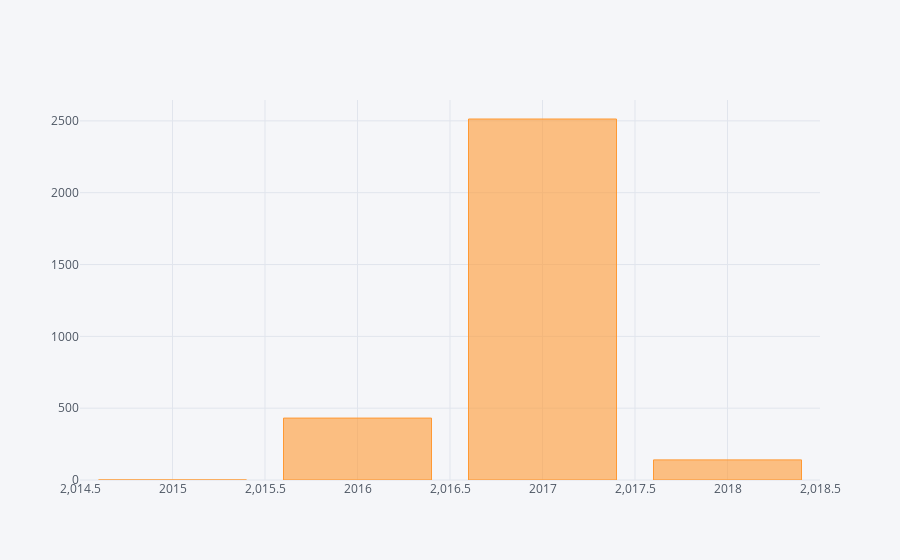

Source (notebook cell):
### Code cell
x.iplot(kind='bar')

### Figure 1 — Plotly figure (JSON) as saved in the notebook; plotly's stock layout.template omitted (floating-point values rounded to 4 significant figures)
{"data": [{"marker": {"color": "rgba(255, 153, 51, 0.6)", "line": {"color": "rgba(255, 153, 51, 1.0)", "width": 1}}, "name": "data frames", "orientation": "v", "text": "", "type": "bar", "uid": "02ae89f4-b641-45f4-a252-1f2d72829695", "x": [2016, 2017, 2018, 2015], "y": [431, 2513, 140, 0]}], "layout": {"legend": {"bgcolor": "#F5F6F9", "font": {"color": "#4D5663"}}, "paper_bgcolor": "#F5F6F9", "plot_bgcolor": "#F5F6F9", "title": {"font": {"color": "#4D5663"}}, "xaxis": {"gridcolor": "#E1E5ED", "showgrid": true, "tickfont": {"color": "#4D5663"}, "title": {"font": {"color": "#4D5663"}, "text": ""}, "zerolinecolor": "#E1E5ED"}, "yaxis": {"gridcolor": "#E1E5ED", "showgrid": true, "tickfont": {"color": "#4D5663"}, "title": {"font": {"color": "#4D5663"}, "text": ""}, "zerolinecolor": "#E1E5ED"}}}
